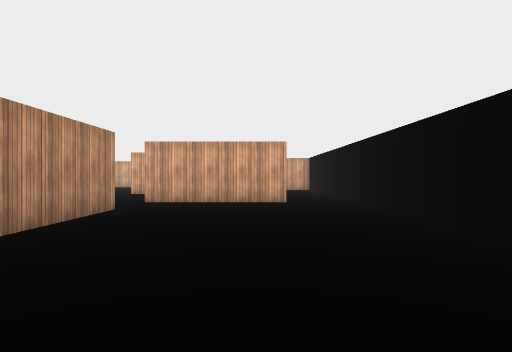
View 1 (above)

21 first-person views from a walk through a scene from a Unity 3-D project. The camera is 1.3 m above the floor, looks level and sees 75° across. The floor is counted in squares, 2 m on a side. Each view is taken from the middle of a square. On the plan, view 1 faces up. The plan holds only what a view shows up to about 10 squares ahead; the rest is blank. The place goes on beyond the plan. Surface patterns are stand-ins for the level's own textures.

View 2
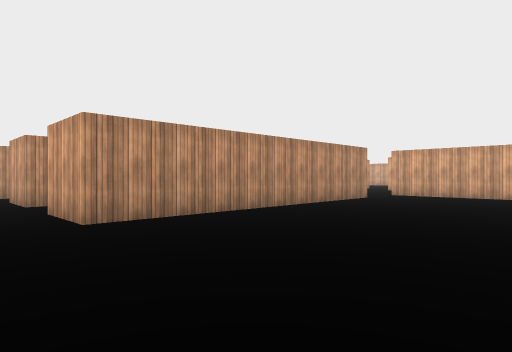

View 3
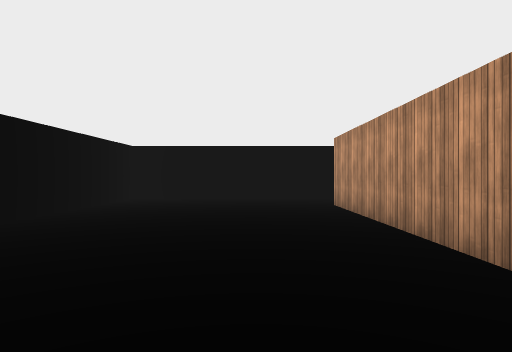

View 4
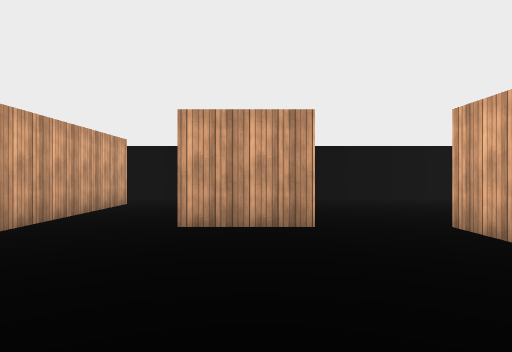

View 5
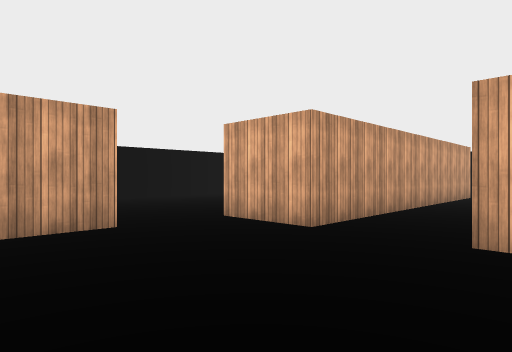

View 6
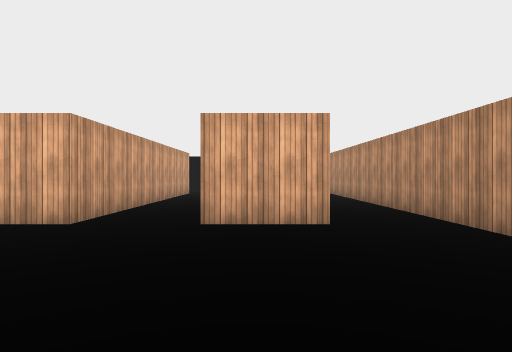

View 7
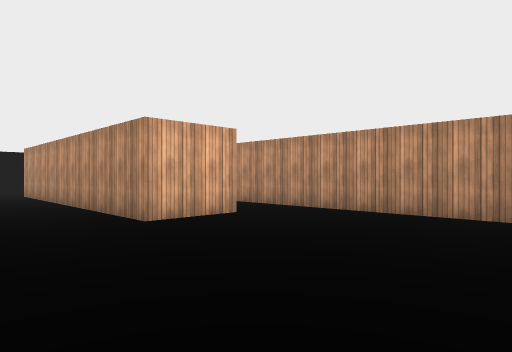

View 8
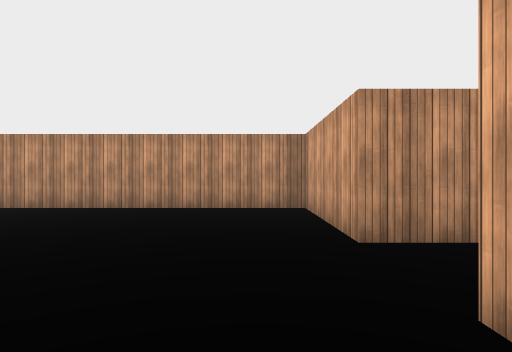

View 9
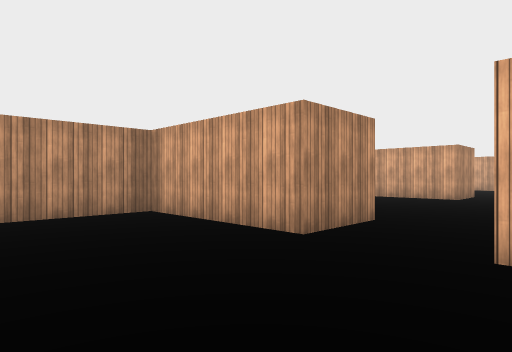

View 10
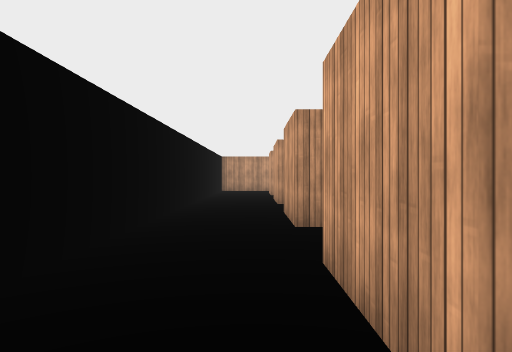

View 11
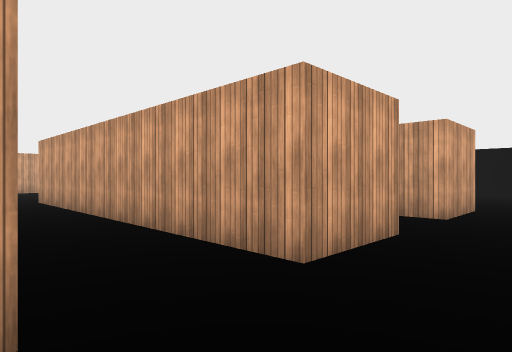

View 12
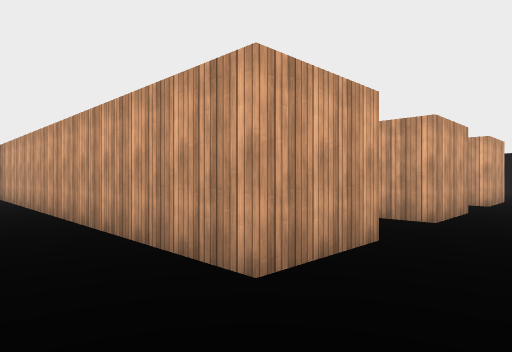

View 13
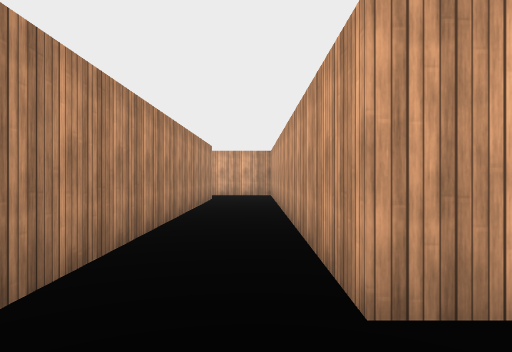

View 14
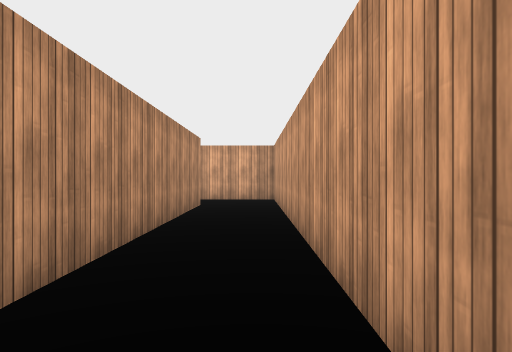

View 15
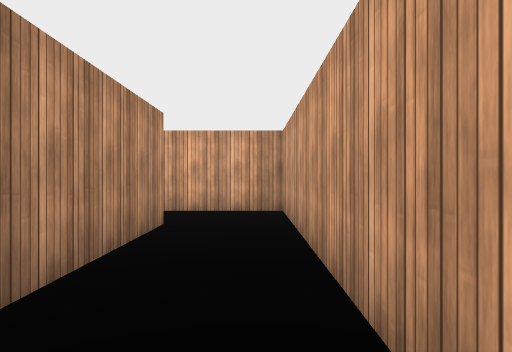

View 16
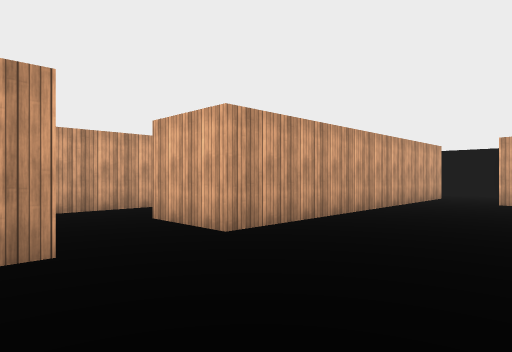

View 17
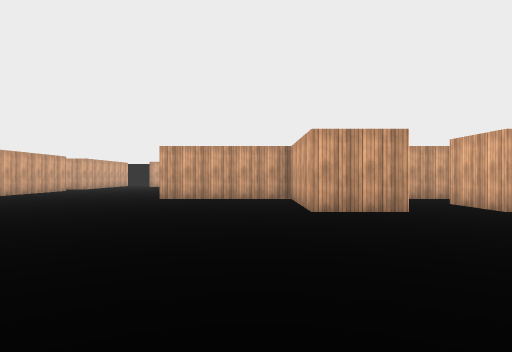

View 18
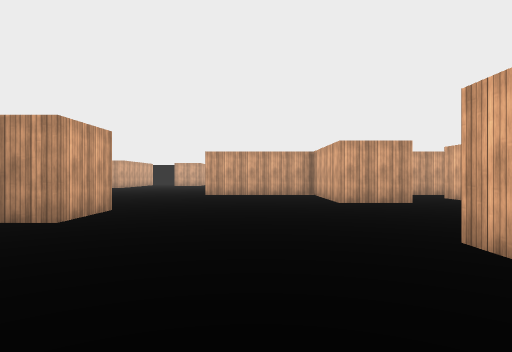

View 19
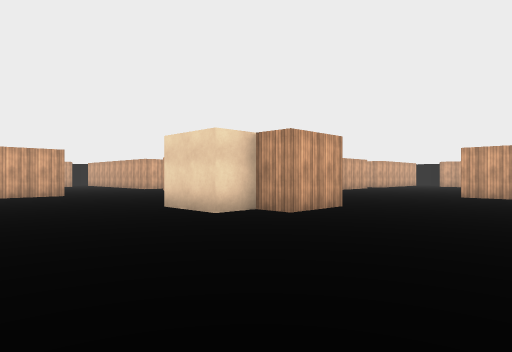

View 20
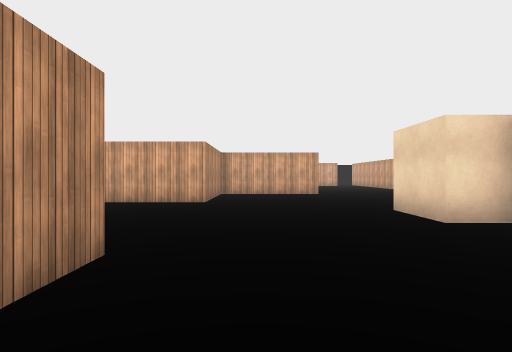

View 21
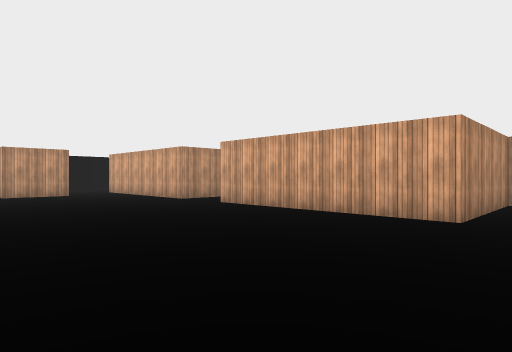

### Floor plan
Points are (right, up) in squares from view 1. A wall is a line through its corners. A room is listed if a view was taken in it or the views show most of it. See-through windows are left out.
Room 1 (views 1, 2, 3, 10)
walls: (2.5, 3.4) (2.5, 10.6); (-3.6, 6.5) (-2.7, 6.5) (-2.7, -1.5) (-4.5, -1.5); (0.9, 8.3) (-2.8, 8.3); (-3.3, -3.5) (2.5, -3.5) (2.5, 1.5)
ways out: opening at (-3.5, -2.5) to room 2; opening at (-2.5, 7.5) to room 2; opening at (1.5, 9.5) to room 2
Room 2 (views 4, 5, 6, 7, 8, 9)
walls: (-6.2, 6.5) (-6.2, -1.5) (-8, -1.5) (-8, 6.5) (-6.2, 6.5); (-2.8, 8.3) (-2.8, 10); (-4.5, -1.5) (-4.5, 6.5) (-3.6, 6.5); (-6.2, 13.7) (-6.2, 12) (-9.8, 12) (-9.8, 1); (0.7, 12) (-4.5, 12); (2.5, 10.6) (2.5, 12.8); (-9.5, -3.5) (-6.6, -3.5)
ways out: opening at (-3.5, -2.5) to room 1; opening at (-2.5, 7.5) to room 1; opening at (1.5, 9.5) to room 1; opening at (-10.5, -2.5) to room 3; opening at (-5.5, 12.5) to room 4; opening at (1.5, 12.5)
Room 3 (views 11, 12, 13, 14, 15)
walls: (-15, 6.5) (-13.2, 6.5) (-13.2, -1.4); (-9.8, -1.5) (-11.5, -1.5) (-11.5, 8.3) (-13.8, 8.3); (-11.9, -3.5) (-9.5, -3.5)
ways out: opening at (-10.5, -2.5) to room 2; opening at (-14.5, 7.5) to room 4; opening at (-14.5, -2.5)
Room 4 (views 16, 17, 18, 19, 20, 21)
walls: (-16.6, 14.7) (-18.4, 14.7) (-18.4, 15.6) (-19.4, 15.6) (-19.4, 17.4); (-20.5, 10) (-19.8, 10); (-23.2, 13.7) (-23.2, 12.6); (-15, 8.1) (-15, 10) (-11.5, 10) (-11.5, 13.8); (-23.2, 21.5) (-23.2, 19.3) (-28.5, 19.3); (-6.5, 20.6) (-6.5, 19.3) (-8, 19.3); (-30.2, 20) (-30.2, 19.3) (-31, 19.3); (-15, 0.5) (-15, 6.5); (-34, 16.2) (-34, 15.6)
ways out: opening at (-5.5, 12.5) to room 2; opening at (-14.5, 7.5) to room 3; opening at (-16, -0.5)

Positions as (right, up) in squares from view 1, and headings:
1: (0, 0), facing up
2: (2, -3), facing up-left
3: (-1, 6), facing down
4: (-7, 9), facing right
5: (-7, 10), facing down-right
6: (-7, 11), facing down
7: (-4, 11), facing down-left
8: (-3, 11), facing left
9: (-4, 9), facing up-left
10: (-2, -2), facing left
11: (-10, -3), facing up-right
12: (-13, -3), facing up-right
13: (-12, -3), facing up
14: (-12, -1), facing up
15: (-12, 2), facing up
16: (-18, 9), facing down-right
17: (-21, 11), facing right
18: (-23, 12), facing right
19: (-23, 11), facing up-right
20: (-22, 11), facing up
21: (-22, 14), facing up-left
